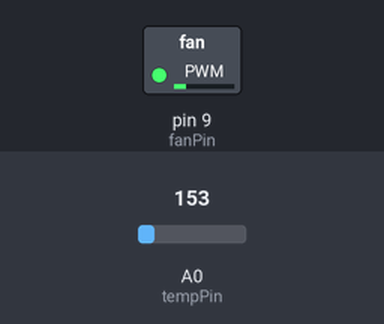
Simulated run of this sketch. Board: Arduino Uno, built with avr-gcc and run on an emulated ATmega328P. On the bench: switched loads named in the sketch (green lamp = pin HIGH). The test bench sets the inputs (shaded band); at power-on: A0 (tempPin) = 153. What the sketch prints to the serial monitor is not drawn.

Above: at 1.9 s.
2.0 s: A0 (tempPin) set to 175
At 2.9 s:
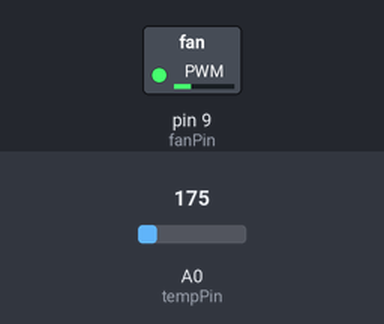
3.9 s: A0 (tempPin) set to 165
At 5.0 s:
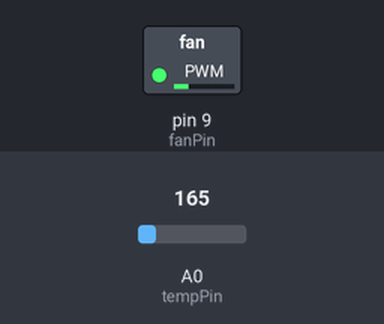
Timing chart, 0 to 6.9 s (numbered marks = the images above; inputs shaded):
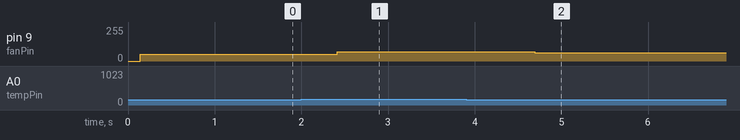

Measured:
- after the input at 2.0 s, pin 9 (fanPin): 50/255 → 71/255 after 0.42 s
- after the input at 3.9 s, pin 9 (fanPin): 71/255 → 61/255 after 0.79 s

The sketch:

temperature_based.ino
```cpp
const int fanPin = 9;
const int tempPin = A0;
float w0 = 0.87390129;
float w1 = 1.99226074;
void setup()
{
  pinMode(fanPin, OUTPUT);
  Serial.begin(9600);
  while (!Serial);
}
int calculateFanSpeed(float temperature, float w0, float w1)
{
  int fanSpeed = constrain(int(w0 + w1 * temperature), 0, 255);

  return fanSpeed;
}
void loop()
{
  int reading = analogRead(tempPin);
  float voltage = reading *(5.0/1024.0);
  float temp = (voltage-0.5)*100;

  // Use linear regression coefficients to determine fan speed
  int fanSpeed = calculateFanSpeed(temp, w0, w1);

  Serial.println("------------------------------------------------");
  Serial.println("               Temperature Control System");
  Serial.println("------------------------------------------------");
  Serial.print("Current Temperature: ");
  Serial.print(temp);
  Serial.write(0xB0);
  Serial.println("C");
  Serial.print("Estimated Fan Speed: ");
  Serial.println(fanSpeed);

  analogWrite(fanPin, fanSpeed);

  delay(1000);

}
```
